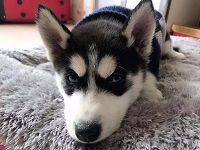
//> input picture code/imgs/4.jpg, 200 x 150 px
$ ./opencv_dst   (built with g++ and OpenCV 4)
//> lines starting //> are read from the running program, lines starting //| are printed output that depends on the picture
/*
 * @Description:
 * @Author: liuxiao
 * @Date: 2022-10-30 22:42:18
 */
#include <opencv2\core\core.hpp>
#include <opencv2\imgproc\imgproc.hpp>
#include <opencv2\highgui\highgui.hpp>
#include <iostream>

int main()
{
    cv::Mat srcImage = cv::imread("./imgs/4.jpg", 0);
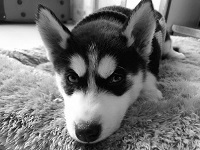
//> srcImage: 150 rows x 200 cols, CV_8UC1; min 0, max 255, mean 115.5
    if (srcImage.empty()) {
        printf("Read error!");
        return -1;
    }
    cv::imshow("src", srcImage);
    cv::waitKey();

    int m = cv::getOptimalDFTSize(srcImage.rows);
//> m = 150
    int n = cv::getOptimalDFTSize(srcImage.cols);
//> n = 200
    cv::Mat padded;
    cv::copyMakeBorder(srcImage, padded, 0, m - srcImage.rows, 0, n - srcImage.cols,
    cv::BORDER_CONSTANT, cv::Scalar::all(0));
    cv::Mat planes[] = {cv::Mat_<float>(padded),
    cv::Mat::zeros(padded.size(), CV_32F)};
//> planes[1]: 150 rows x 200 cols, CV_32FC1; every value is 0
    cv::Mat complexI;
    cv::merge(planes, 2, complexI);

    cv::dft(complexI, complexI);

    cv::split(complexI, planes);
    cv::magnitude(planes[0], planes[1], planes[0]);
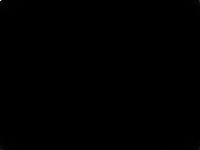
//> planes[0]: 150 rows x 200 cols, CV_32FC1; min 4.08, max 3465986, mean 4127.8; drawn with min black and max white
    cv::Mat magnitudeImage = planes[0];

    magnitudeImage += cv::Scalar::all(1);
    cv::log(magnitudeImage, magnitudeImage);


    magnitudeImage = magnitudeImage(cv::Rect(0, 0, magnitudeImage.cols & -2,
    magnitudeImage.rows & -2));

    int cx = magnitudeImage.cols / 2;
//> cx = 100
    int cy = magnitudeImage.rows / 2;
//> cy = 75
    cv::Mat q0(magnitudeImage, cv::Rect(0, 0, cx, cy));
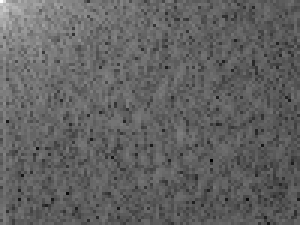
//> q0: 75 rows x 100 cols, CV_32FC1 (shown 3 times larger); min 3.38, max 15.06, mean 7.88; drawn with min black and max white
    cv::Mat q1(magnitudeImage, cv::Rect(cx, 0, cx, cy));
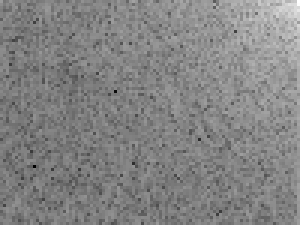
//> q1: 75 rows x 100 cols, CV_32FC1 (shown 3 times larger); min 1.63, max 13.38, mean 7.71; drawn with min black and max white
    cv::Mat q2(magnitudeImage, cv::Rect(0, cy, cx, cy));
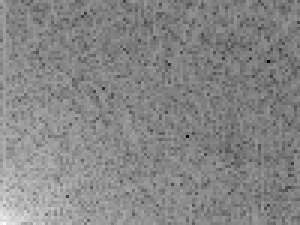
//> q2: 75 rows x 100 cols, CV_32FC1 (shown 3 times larger); min 1.63, max 13.24, mean 7.71; drawn with min black and max white
    cv::Mat q3(magnitudeImage, cv::Rect(cx, cy, cx, cy));
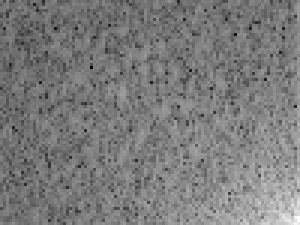
//> q3: 75 rows x 100 cols, CV_32FC1 (shown 3 times larger); min 3.38, max 12.61, mean 7.85; drawn with min black and max white
    cv::Mat tmp;
    q0.copyTo(tmp);
    q3.copyTo(q0);
    tmp.copyTo(q3);

    q1.copyTo(tmp);
    q2.copyTo(q1);
    tmp.copyTo(q2);
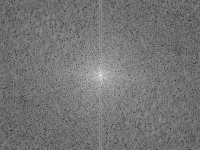
//> magnitudeImage: 150 rows x 200 cols, CV_32FC1; min 1.63, max 15.06, mean 7.79; drawn with min black and max white

    cv::normalize(magnitudeImage, magnitudeImage, 0, 1, cv::NORM_MINMAX);
    cv::imshow("res", magnitudeImage);
    cv::waitKey();


    return 0;
}

$ run again, with code/imgs/1.jpg copied over code/imgs/4.jpg
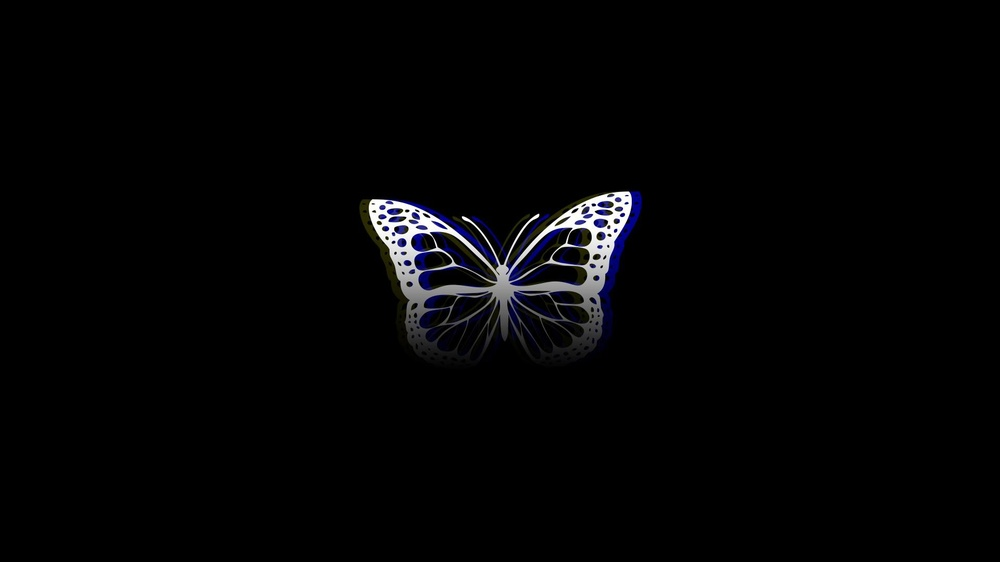
//> input picture code/imgs/1.jpg, 1000 x 562 px, shrunk from 1920 x 1080 before the run
//> `cv::Mat q3(magnitudeImage, cv::Rect(cx, cy, cx, cy));`:
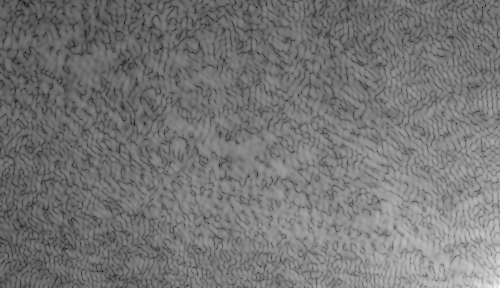
//> q3: 288 rows x 500 cols, CV_32FC1; min 2.57, max 14.42, mean 8.06; drawn with min black and max white
//> `tmp.copyTo(q2);`:
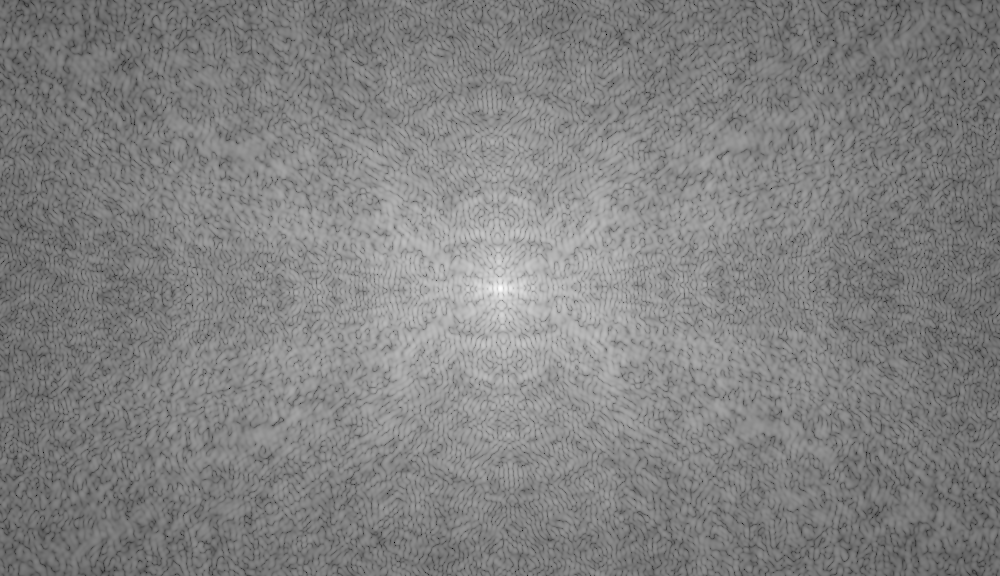
//> magnitudeImage: 576 rows x 1000 cols, CV_32FC1; min 1.25, max 14.64, mean 8.05; drawn with min black and max white

$ run again, with code/imgs/2.jpg copied over code/imgs/4.jpg
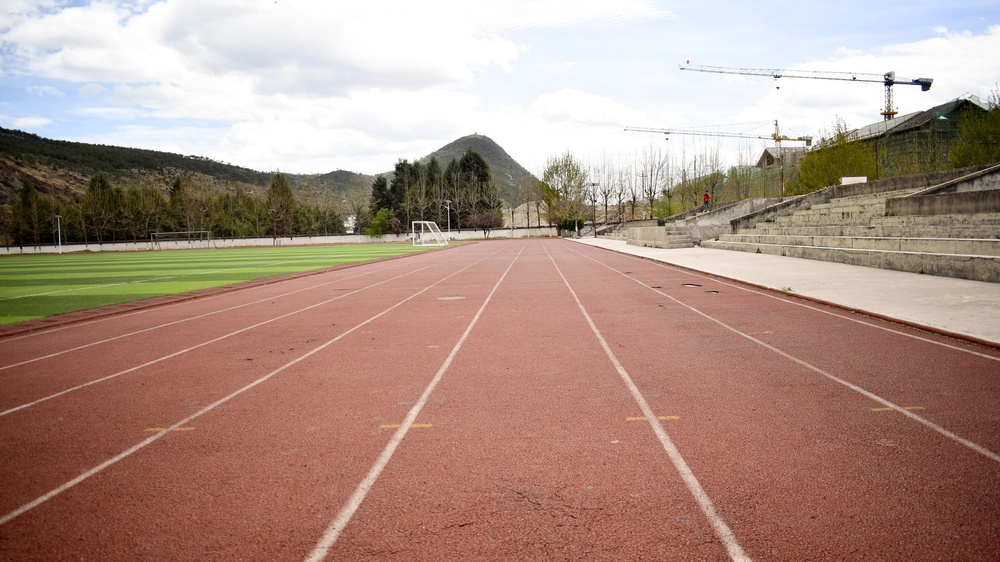
//> input picture code/imgs/2.jpg, 1000 x 562 px, shrunk from 1920 x 1080 before the run
//> `cv::Mat q3(magnitudeImage, cv::Rect(cx, cy, cx, cy));`:
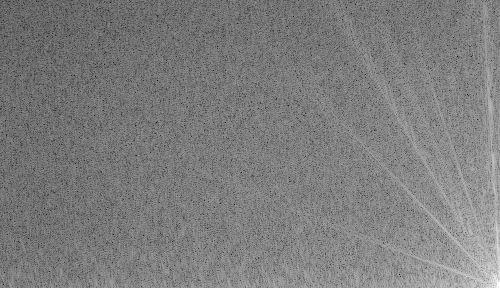
//> q3: 288 rows x 500 cols, CV_32FC1; min 2.94, max 14.35, mean 8.56; drawn with min black and max white
//> `tmp.copyTo(q2);`:
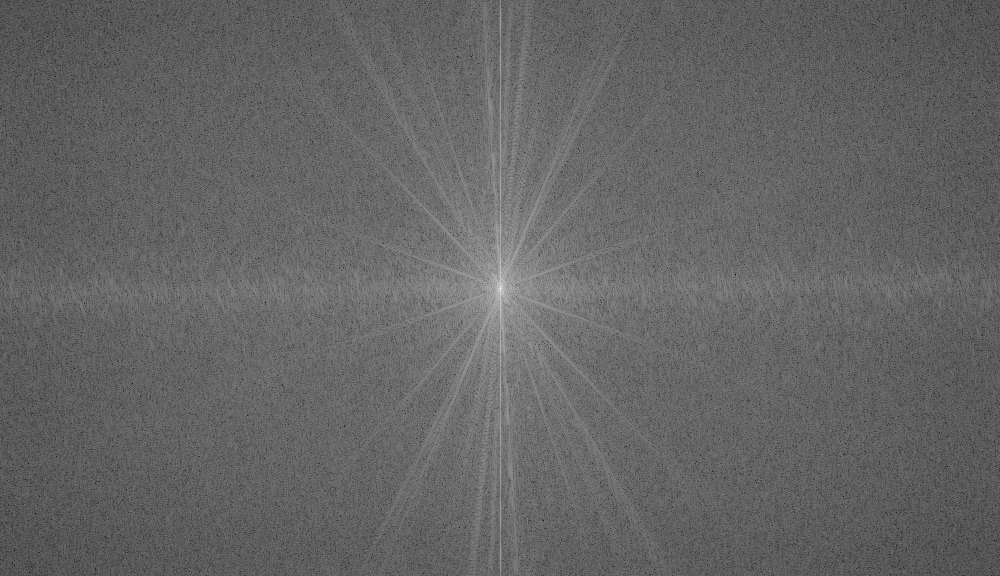
//> magnitudeImage: 576 rows x 1000 cols, CV_32FC1; min 2.2, max 18.26, mean 8.57; drawn with min black and max white
